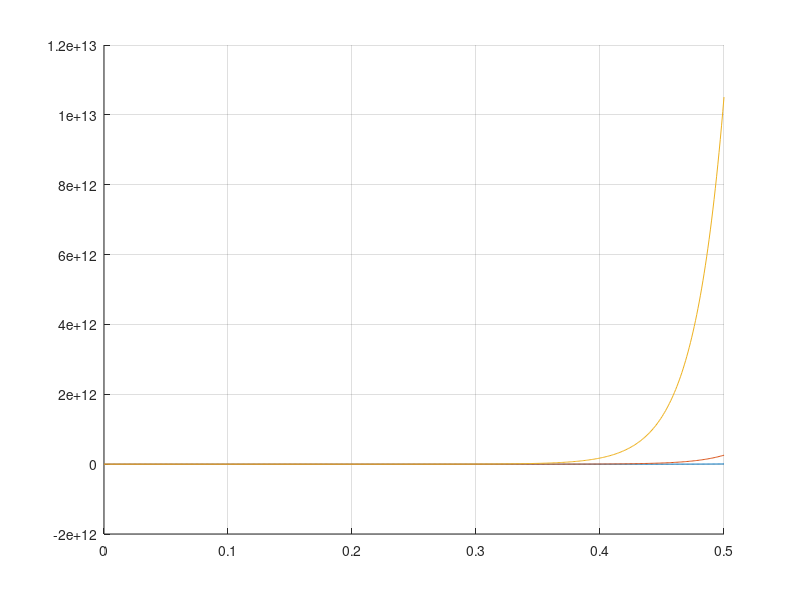

The MATLAB source for this figure:
clear, close, clc, format long e, grid on, hold on
Voc = 0.5;
T = 297;
q = 1.6022E-19;
Kb = 1.3806E-23;
Xini = 10;
err = 0.0001;
imax = 1000;
tmp = Kb * T;
tmp2 = q / tmp;
F = @ (Vmp) (q * Vmp) / tmp;
F1 = @ (Vmp) exp(F(Vmp)) .* (1 + F(Vmp)) - exp((q * Voc) / tmp)
Fd = @ (Vmp) tmp2 .* exp(F(Vmp)) .* (2 + F(Vmp))
Fd2 = @ (Vmp) tmp2^2 .* exp(F(Vmp)) .* (3 + F(Vmp))
Vmp = 0:0.001:0.5;
plot(Vmp, F1(Vmp))
plot(Vmp, Fd(Vmp))
plot(Vmp, Fd2(Vmp))
clear Vmp
for ii = 1:imax
    Xi = Xini - F1(Xini) / Fd(Xini);
    if abs((Xi - Xini) / Xini) < err
        break
    end
    Xini = Xi;
end
xNS = Xi
